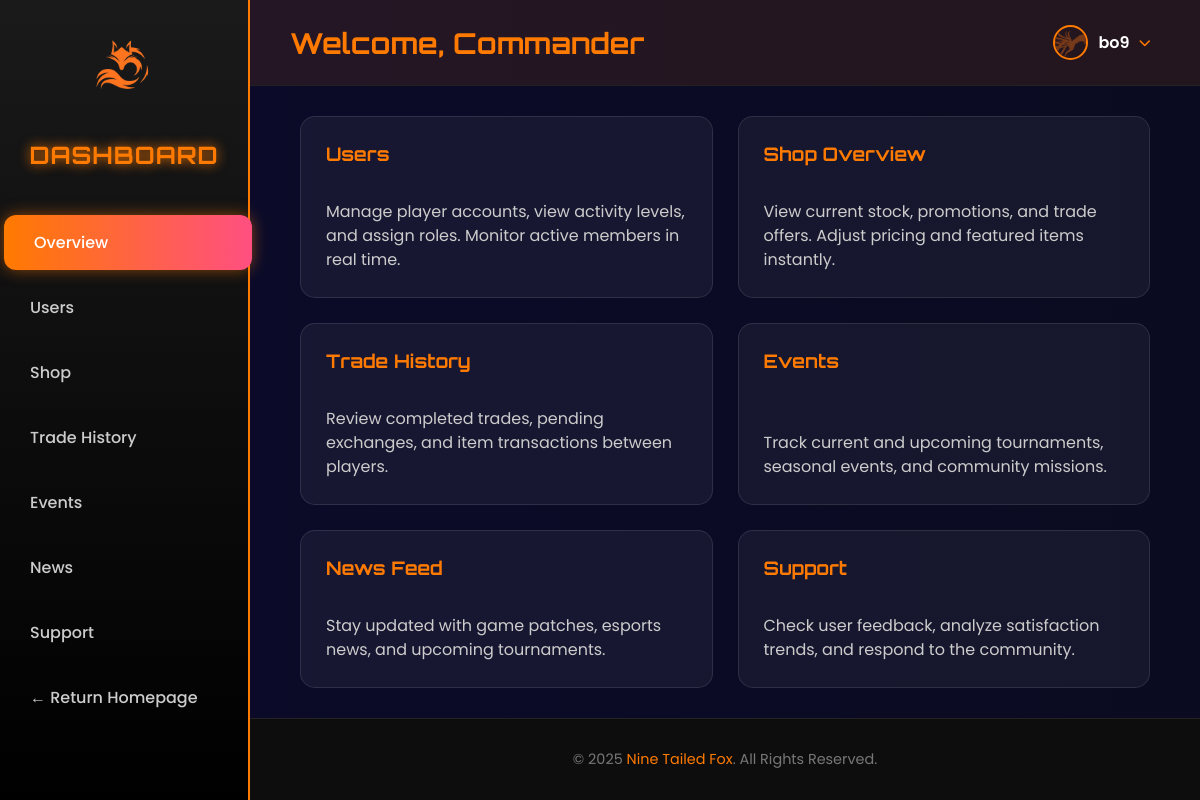
Page /view/back/dashboard.php (signed in) on the committed database.
### tables this page shows
CREATE TABLE `users` (
  `id` int(11) NOT NULL,
  `username` varchar(100) NOT NULL,
  `email` varchar(150) NOT NULL,
  `google_id` varchar(255) DEFAULT NULL,
  `dob` date NOT NULL,
  `password` varchar(255) NOT NULL,
  `gender` varchar(20) DEFAULT NULL,
  `role` varchar(50) DEFAULT 'user',
  `status` varchar(20) DEFAULT 'active',
  `image` varchar(255) DEFAULT NULL
);

### model/User.php (called while the page is built, shortened)
<?php
class User {
    private ?string $username = null;
    private ?string $image = null;
    public function __construct(?int $id = null, ?string $username = null, ?string $email = null,
                                ?string $dob = null, ?string $password = null, ?string $gender = null,
                                ?string $role = 'Gamer', ?string $status = 'active', ?string $image = null) {
        $this->username = $username;
        $this->image = $image;
    }
    public function getUsername(): ?string {
        return $this->username;
    }
    public function getImage(): ?string {
        return $this->image;
    }
    public static function getById(int $id): ?User {
        try {
            $pdo = getDB();
            $sql = "SELECT * FROM users WHERE id = :id";
            $stmt = $pdo->prepare($sql);
            $stmt->execute([':id' => $id]);
            $userData = $stmt->fetch();
            if ($userData) {
                return new User(
                    $userData['id'],
                    $userData['username'],
                    $userData['email'],
                    $userData['dob'],
                    $userData['password'],
                    $userData['gender'],
                    $userData['role'],
                    $userData['status'],
                    $userData['image']
                );
            }
            return null;
        } catch (Exception $e) {
            error_log("Error fetching user by ID: " . $e->getMessage());
            return null;
        }
    }
}
?>

### controller/UserController.php (called while the page is built, shortened)
<?php
require_once __DIR__ . '/../model/User.php';
class UserController {
    public static function isLoggedIn() {
        return isset($_SESSION['logged_in']) && $_SESSION['logged_in'] === true;
    }
    public static function getCurrentUser() {
        if (self::isLoggedIn() && isset($_SESSION['user_id'])) {
            return User::getById($_SESSION['user_id']);
        }
        return null;
    }
}
?>

### view/back/dashboard.php (the view, shortened to what this page needs)
<?php
require_once __DIR__ . '/../../controller/UserController.php';
$currentUser = UserController::getCurrentUser();
$userImage = null;
if ($currentUser->getImage()) {
    $userImage = '../../view/' . $currentUser->getImage();
}
$showTradeHistory = isset($_GET['section']) && $_GET['section'] === 'trades';
?>
<!DOCTYPE html>
<html lang="en">
<head>
  <link rel="stylesheet" href="style.css">
  <link rel="stylesheet" href="https://cdnjs.cloudflare.com/ajax/libs/font-awesome/6.0.0/css/all.min.css">
</head>
<body class="dashboard-body">
  <div class="sidebar">
    <img src="../images/Nine__1_-removebg-preview.png" alt="Nine Tailed Fox Logo" class="dashboard-logo">
    <h2>Dashboard</h2>
    <a href="dashboard.php" class="<?= !$showTradeHistory ? 'active' : '' ?>">Overview</a>
    <a href="users.php">Users</a>
    <a href="#">Shop</a>
    <a href="tradingb.php" class="<?= $showTradeHistory ? 'active' : '' ?>">Trade History</a>
    <a href="#">Events</a>
    <a href="#">News</a>
    <a href="#">Support</a>
    <a href="../front/index.php">← Return Homepage</a>
  </div>
  <div class="main">
    <div class="topbar">
      <h1><?= $showTradeHistory ? 'Trade History Dashboard' : 'Welcome, Commander' ?></h1>
      <div class="admin-dropdown" id="adminDropdown">
        <div class="user admin-user">
          <?php if ($userImage): ?>
          <img src="<?php echo htmlspecialchars($userImage); ?>" alt="Admin Avatar">
          <?php else: ?>
          <i class="fas fa-user-circle"></i>
          <?php endif; ?>
          <span><?php echo htmlspecialchars($currentUser->getUsername()); ?></span>
          <i class="fas fa-chevron-down"></i>
        </div>
      </div>
    </div>
    <div class="content overview-section">
      <div class="card" onclick="window.location.href='users.php'">
        <h3>Users</h3>
        <p>Manage player accounts, view activity levels, and assign roles. Monitor active members in real time.</p>
      </div>
      <div class="card">
        <h3>Shop Overview</h3>
        <p>View current stock, promotions, and trade offers. Adjust pricing and featured items instantly.</p>
      </div>
      <div class="card" onclick="window.location.href='tradingb.php'">
        <h3>Trade History</h3>
        <p>Review completed trades, pending exchanges, and item transactions between players.</p>
      </div>
      <div class="card">
        <h3>Events</h3>
        <p>Track current and upcoming tournaments, seasonal events, and community missions.</p>
      </div>
      <div class="card">
        <h3>News Feed</h3>
        <p>Stay updated with game patches, esports news, and upcoming tournaments.</p>
      </div>
      <div class="card">
        <h3>Support</h3>
        <p>Check user feedback, analyze satisfaction trends, and respond to the community.</p>
      </div>
    </div>
    <footer class="site-footer">
      © 2025 <span>Nine Tailed Fox</span>. All Rights Reserved.
    </footer>
  </div>
</body>
</html>

### view/back/style.css (style rules this page uses)
* { margin: 0; padding: 0; box-sizing: border-box; }
body { font-family: 'Poppins', sans-serif; color: #fff; overflow-x: hidden; position: relative; background: linear-gradient(270deg, #0b0b2b, #1b2735, #090a0f, #0b0b2b); background-size: 800% 800%; animation: darkGradientShift 25s ease infinite; }
.card { background: rgba(255, 255, 255, 0.05); border: 1px solid rgba(255, 255, 255, 0.1); border-radius: 15px; padding: 25px; transition: 0.4s ease; display: flex; flex-direction: column; justify-content: space-between; }
.dashboard-body { display: flex; height: 100vh; overflow: hidden; }
.sidebar { width: 250px; background: linear-gradient(180deg, #1a1a1a, #000); display: flex; flex-direction: column; align-items: center; padding-top: 30px; border-right: 2px solid #ff7a00; }
.sidebar img.dashboard-logo { width: 90px; margin-bottom: 20px; animation: float 4s ease-in-out infinite; }
.sidebar h2 { font-family: 'Orbitron', sans-serif; color: #ff7a00; margin-bottom: 40px; text-transform: uppercase; letter-spacing: 1px; text-shadow: 0 0 12px #ff7a00; }
.sidebar a { color: #ccc; text-decoration: none; width: 100%; padding: 15px 30px; text-align: left; transition: 0.3s; display: flex; align-items: center; gap: 12px; font-weight: 500; border-radius: 12px; margin: 5px 15px; }
.sidebar a:hover, .sidebar a.active { background: linear-gradient(90deg, #ff7a00, #ff4f81); color: #fff; box-shadow: 0 0 15px rgba(255, 122, 0, 0.5); transform: translateX(4px); }
.main { flex: 1; display: flex; flex-direction: column; }
.topbar { display: flex; justify-content: space-between; align-items: center; padding: 20px 40px; background: rgba(255, 122, 0, 0.1); border-bottom: 1px solid #222; }
.topbar h1 { font-family: 'Orbitron', sans-serif; font-size: 1.8rem; color: #ff7a00; }
.user { display: flex; align-items: center; gap: 10px; }
.user img { width: 45px; height: 45px; border-radius: 50%; border: 2px solid #ff7a00; }
.content { flex: 1; padding: 30px 50px; display: grid; grid-template-columns: repeat(auto-fit, minmax(280px, 1fr)); gap: 25px; overflow-y: auto; }
.content .card { background: rgba(255, 255, 255, 0.05); border: 1px solid rgba(255, 255, 255, 0.1); border-radius: 15px; padding: 25px; transition: 0.4s ease; }
.content .card h3 { font-family: 'Orbitron', sans-serif; color: #ff7a00; margin-bottom: 15px; }
.content .card p { color: #ccc; line-height: 1.5; }
.site-footer { background: #0d0d0d; padding: 30px; text-align: center; color: #777; border-top: 1px solid #222; font-size: 0.9rem; animation: fadeIn 1.2s ease-in; }
.site-footer span { color: #ff7a00; animation: glowPulse 4s infinite ease-in-out; }

### rows in the picture
users: image (picture), username "bo9"
